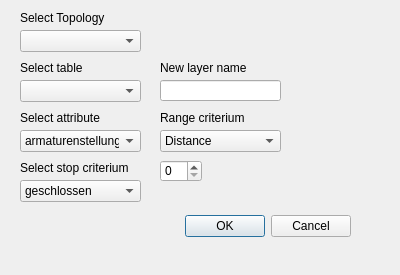
<?xml version="1.0" encoding="UTF-8"?>
<ui version="4.0">
 <class>testDialogBase</class>
 <widget class="QDialog" name="testDialogBase">
  <property name="geometry">
   <rect>
    <x>0</x>
    <y>0</y>
    <width>400</width>
    <height>275</height>
   </rect>
  </property>
  <property name="windowTitle">
   <string>Gas Simulation</string>
  </property>
  <widget class="QDialogButtonBox" name="button_box">
   <property name="geometry">
    <rect>
     <x>10</x>
     <y>210</y>
     <width>341</width>
     <height>32</height>
    </rect>
   </property>
   <property name="orientation">
    <enum>Qt::Horizontal</enum>
   </property>
   <property name="standardButtons">
    <set>QDialogButtonBox::Cancel|QDialogButtonBox::Ok</set>
   </property>
  </widget>
  <widget class="QComboBox" name="comboBox">
   <property name="geometry">
    <rect>
     <x>20</x>
     <y>80</y>
     <width>121</width>
     <height>22</height>
    </rect>
   </property>
  </widget>
  <widget class="QComboBox" name="comboBox_3">
   <property name="geometry">
    <rect>
     <x>20</x>
     <y>180</y>
     <width>121</width>
     <height>22</height>
    </rect>
   </property>
   <item>
    <property name="text">
     <string>geschlossen</string>
    </property>
   </item>
  </widget>
  <widget class="QComboBox" name="comboBox_5">
   <property name="geometry">
    <rect>
     <x>160</x>
     <y>130</y>
     <width>121</width>
     <height>22</height>
    </rect>
   </property>
   <item>
    <property name="text">
     <string>Distance</string>
    </property>
   </item>
  </widget>
  <widget class="QLabel" name="label">
   <property name="geometry">
    <rect>
     <x>20</x>
     <y>60</y>
     <width>121</width>
     <height>16</height>
    </rect>
   </property>
   <property name="text">
    <string>Select table</string>
   </property>
  </widget>
  <widget class="QLabel" name="label_2">
   <property name="geometry">
    <rect>
     <x>20</x>
     <y>110</y>
     <width>121</width>
     <height>16</height>
    </rect>
   </property>
   <property name="text">
    <string>Select attribute</string>
   </property>
  </widget>
  <widget class="QLabel" name="label_3">
   <property name="geometry">
    <rect>
     <x>20</x>
     <y>160</y>
     <width>121</width>
     <height>16</height>
    </rect>
   </property>
   <property name="text">
    <string>Select stop criterium</string>
   </property>
  </widget>
  <widget class="QLabel" name="label_4">
   <property name="geometry">
    <rect>
     <x>160</x>
     <y>60</y>
     <width>121</width>
     <height>16</height>
    </rect>
   </property>
   <property name="text">
    <string>New layer name</string>
   </property>
  </widget>
  <widget class="QSpinBox" name="spinBox">
   <property name="geometry">
    <rect>
     <x>160</x>
     <y>160</y>
     <width>42</width>
     <height>22</height>
    </rect>
   </property>
  </widget>
  <widget class="QLabel" name="label_5">
   <property name="geometry">
    <rect>
     <x>160</x>
     <y>110</y>
     <width>121</width>
     <height>16</height>
    </rect>
   </property>
   <property name="text">
    <string>Range criterium</string>
   </property>
  </widget>
  <widget class="QComboBox" name="comboBox_2">
   <property name="geometry">
    <rect>
     <x>20</x>
     <y>130</y>
     <width>121</width>
     <height>22</height>
    </rect>
   </property>
   <item>
    <property name="text">
     <string>armaturenstellung</string>
    </property>
   </item>
  </widget>
  <widget class="QLineEdit" name="layer_name">
   <property name="geometry">
    <rect>
     <x>160</x>
     <y>80</y>
     <width>121</width>
     <height>21</height>
    </rect>
   </property>
  </widget>
  <widget class="QComboBox" name="select_topology">
   <property name="geometry">
    <rect>
     <x>20</x>
     <y>30</y>
     <width>121</width>
     <height>22</height>
    </rect>
   </property>
  </widget>
  <widget class="QLabel" name="label_6">
   <property name="geometry">
    <rect>
     <x>20</x>
     <y>10</y>
     <width>121</width>
     <height>16</height>
    </rect>
   </property>
   <property name="text">
    <string>Select Topology</string>
   </property>
  </widget>
 </widget>
 <resources/>
 <connections>
  <connection>
   <sender>button_box</sender>
   <signal>accepted()</signal>
   <receiver>testDialogBase</receiver>
   <slot>accept()</slot>
   <hints>
    <hint type="sourcelabel">
     <x>20</x>
     <y>20</y>
    </hint>
    <hint type="destinationlabel">
     <x>20</x>
     <y>20</y>
    </hint>
   </hints>
  </connection>
  <connection>
   <sender>button_box</sender>
   <signal>rejected()</signal>
   <receiver>testDialogBase</receiver>
   <slot>reject()</slot>
   <hints>
    <hint type="sourcelabel">
     <x>20</x>
     <y>20</y>
    </hint>
    <hint type="destinationlabel">
     <x>20</x>
     <y>20</y>
    </hint>
   </hints>
  </connection>
 </connections>
</ui>
